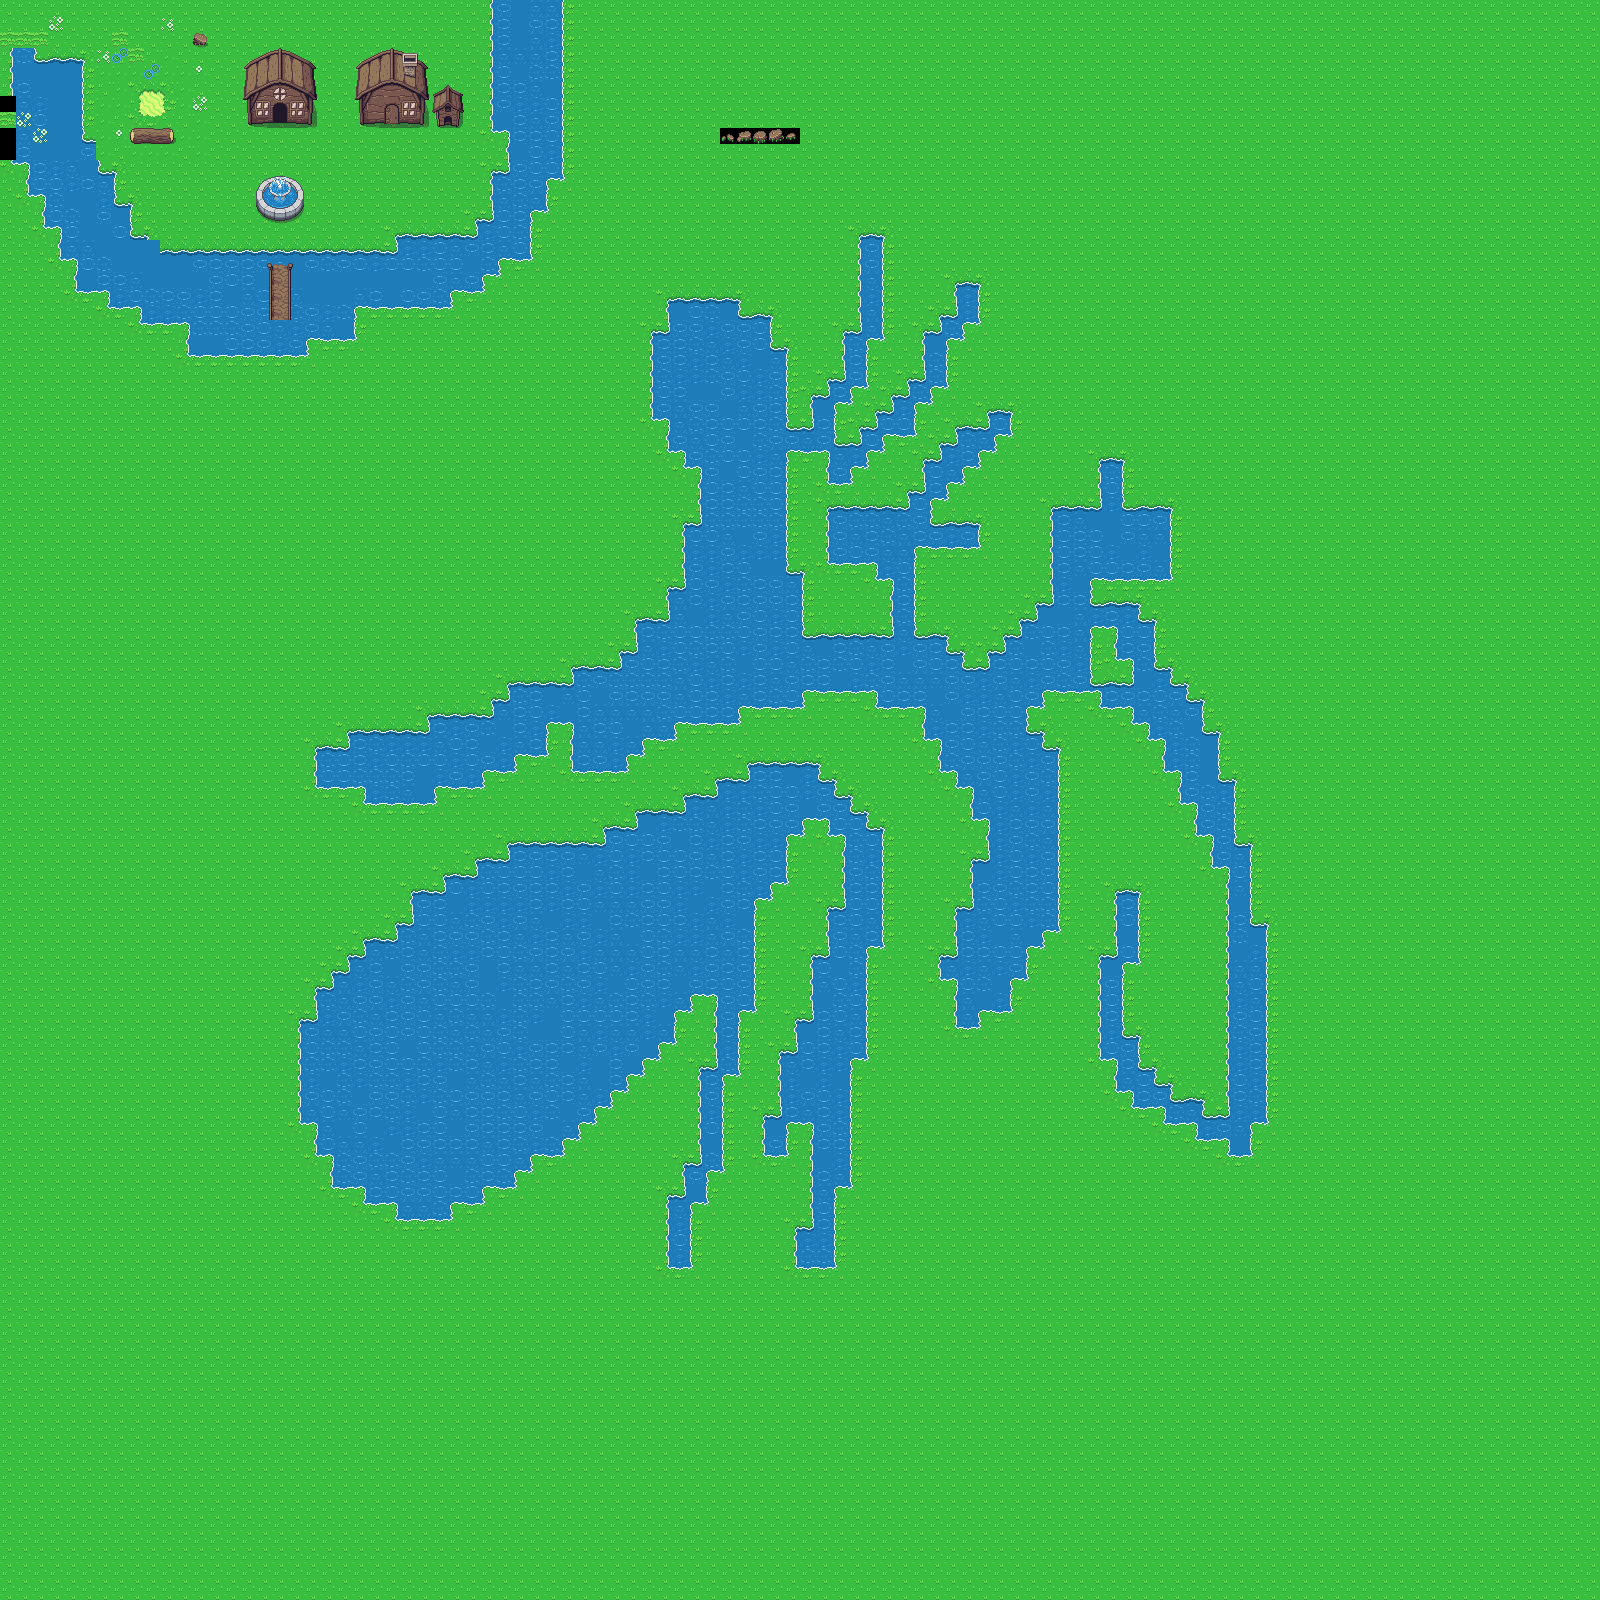

A 2D game scene composited from a Tiled map and its tileset images. What follows is a short description and the map's XML, with each tile layer's data collapsed to a summary:
An orthogonal 100x100 tile map with 16x16 px tiles, 4 tile layers (Copy of Tile Layer 3, Tile Layer 1, Tile Layer 2, Tile Layer 3) and 1 object.

<map version="1.2" tiledversion="1.3.1" orientation="orthogonal" renderorder="right-down" compressionlevel="0" width="100" height="100" tilewidth="16" tileheight="16" infinite="0" nextlayerid="6" nextobjectid="1">
 <tileset firstgid="1" name="Overworld" tilewidth="16" tileheight="16" tilecount="1440" columns="40">
  <image source="Overworld.png" width="640" height="576" />
  <terraintypes>
   <terrain name="Ground1" tile="0" />
   <terrain name="Sand" tile="161" />
   <terrain name="Water" tile="283" />
   <terrain name="Wall" tile="183" />
   <terrain name="Empty" tile="1064" />
  </terraintypes>
  <tile id="0" terrain="0,0,0,0" />
  <tile id="85">
   <animation>
    <frame tileid="40" duration="100" />
    <frame tileid="41" duration="100" />
    <frame tileid="42" duration="100" />
    <frame tileid="43" duration="100" />
    <frame tileid="80" duration="100" />
    <frame tileid="81" duration="100" />
   </animation>
  </tile>
  <tile id="120" terrain="0,0,0,1" />
  <tile id="121" terrain="0,0,1,1" />
  <tile id="122" terrain="0,0,1,0" />
  <tile id="123" terrain="2,2,2,2" />
  <tile id="124" terrain="2,2,2,2" />
  <tile id="125" terrain="2,2,2,2" />
  <tile id="142" terrain=",,,3" />
  <tile id="143" terrain=",,3,3" />
  <tile id="144" terrain=",,3," />
  <tile id="160" terrain="0,1,0,1" />
  <tile id="161" terrain="1,1,1,1" />
  <tile id="162" terrain="1,0,1,0" />
  <tile id="163" terrain="2,2,2,2" />
  <tile id="164" terrain="2,2,2,2" />
  <tile id="165" terrain="2,2,2,2" />
  <tile id="182" terrain=",3,,3" />
  <tile id="184" terrain="3,,3," />
  <tile id="200" terrain="0,1,0,0" />
  <tile id="201" terrain="1,1,0,0" />
  <tile id="202" terrain="1,0,0,0" />
  <tile id="222" terrain=",3,," />
  <tile id="223" terrain="3,3,," />
  <tile id="224" terrain="3,,," />
  <tile id="240" terrain="1,1,1,0" />
  <tile id="241" terrain="1,1,0,1" />
  <tile id="242" terrain="0,0,0,2" />
  <tile id="243" terrain="0,0,2,2" />
  <tile id="244" terrain="0,0,2,0" />
  <tile id="255" terrain="1,1,1,2" />
  <tile id="256" terrain="1,1,2,2" />
  <tile id="257" terrain="1,1,2,1" />
  <tile id="280" terrain="1,0,1,1" />
  <tile id="281" terrain="0,1,1,1" />
  <tile id="282" terrain="0,2,0,2" />
  <tile id="283" terrain="2,2,2,2" probability="0.5" />
  <tile id="284" terrain="2,0,2,0" />
  <tile id="292">
   <objectgroup draworder="index" id="3">
    <object id="2" x="0.0657895" y="5.78947">
     <polygon points="0,0 4.21053,0.328947 6.77632,3.28947 6.90789,6.64474 10.6579,7.03947 13.4211,9.73684 11.8421,10.2632 0.0657895,10.0658 -0.0657895,2.03947" />
    </object>
   </objectgroup>
  </tile>
  <tile id="295" terrain="1,2,1,2" />
  <tile id="297" terrain="2,1,2,1" />
  <tile id="322" terrain="0,2,0,0" />
  <tile id="323" terrain="2,2,0,0" />
  <tile id="324" terrain="2,0,0,0" />
  <tile id="335" terrain="1,2,1,1" />
  <tile id="336" terrain="2,2,1,1" />
  <tile id="337" terrain="2,1,1,1" />
  <tile id="360" terrain="0,0,0,4" />
  <tile id="361" terrain="0,0,4,0" />
  <tile id="362" terrain="2,2,2,0" />
  <tile id="363" terrain="2,2,0,2" />
  <tile id="375" terrain="2,2,2,1" />
  <tile id="376" terrain="2,2,1,2" />
  <tile id="400" terrain="0,4,0,0" />
  <tile id="401" terrain="4,0,0,0" />
  <tile id="402" terrain="2,0,2,2" />
  <tile id="403" terrain="0,2,2,2" />
  <tile id="415" terrain="2,1,2,2" />
  <tile id="416" terrain="1,2,2,2" />
  <tile id="440" terrain="4,4,4,0" />
  <tile id="441" terrain="4,4,0,0" />
  <tile id="442" terrain="4,4,0,4" />
  <tile id="1064" terrain="0,0,0,0" />
  <wangsets>
   <wangset name="New Wang Set" tile="283">
    <wangedgecolor name="" color="#ff0000" tile="-1" probability="1" />
    <wangedgecolor name="" color="#00ff00" tile="-1" probability="1" />
   </wangset>
  </wangsets>
 </tileset>
 <layer id="5" name="Copy of Tile Layer 3" width="100" height="100" opacity="0.2">
  <data>[10000 cells, 0 non-empty, 0 distinct tile ids]</data>
 </layer>
 <layer id="1" name="Tile Layer 1" width="100" height="100">
  <data>[10000 cells, 10000 non-empty, 37 distinct tile ids]</data>
 </layer>
 <layer id="2" name="Tile Layer 2" width="100" height="100">
  <data>[10000 cells, 91 non-empty, 65 distinct tile ids]</data>
 </layer>
 <layer id="4" name="Tile Layer 3" width="100" height="100">
  <data>[10000 cells, 0 non-empty, 0 distinct tile ids]</data>
 </layer>
</map>
